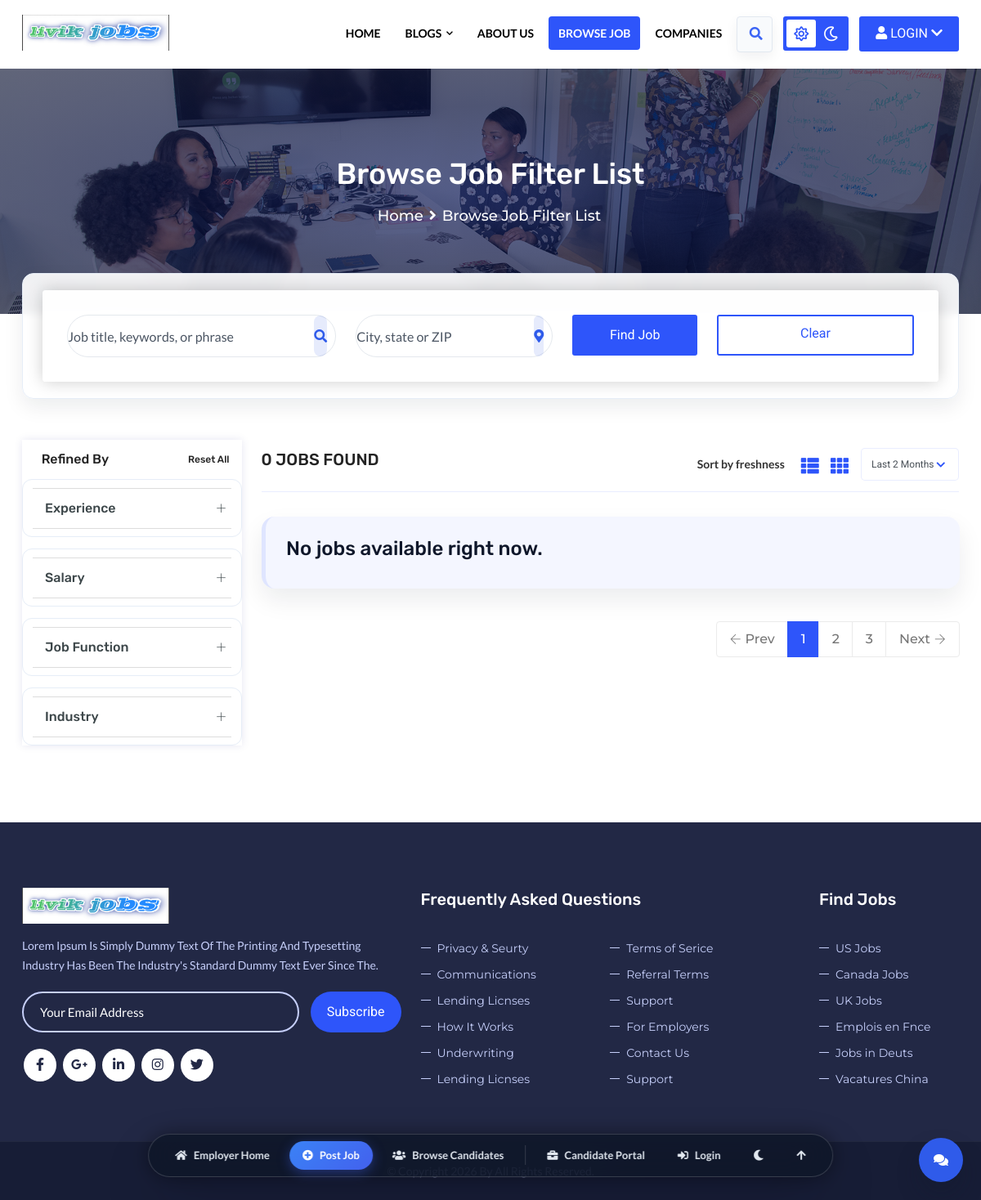
/employer/emp_browse_job_list/, run on an earlier commit of the app's database.
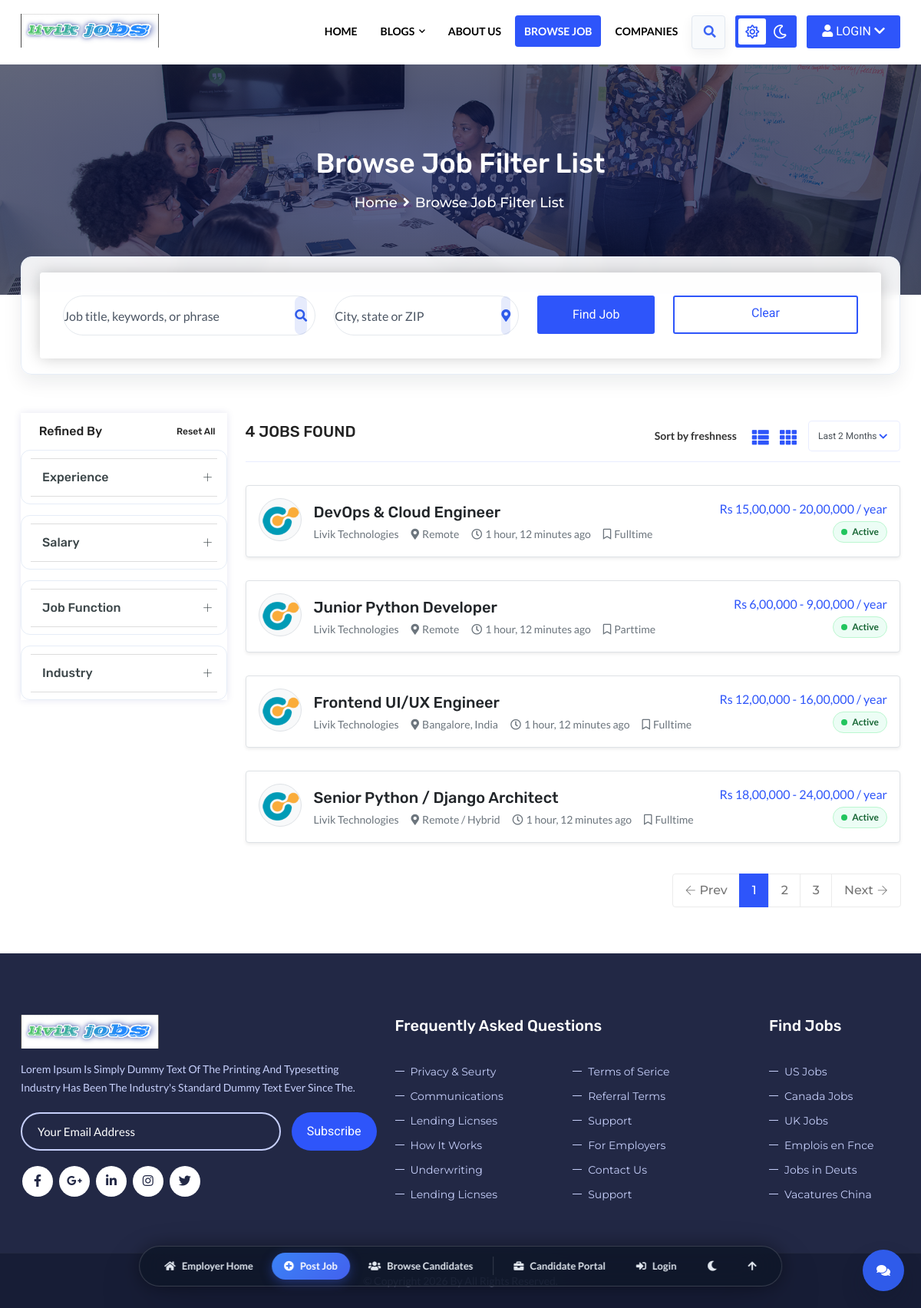
And on a later commit of the database.
### dashb2/models.py (models this page shows, shortened)
class Job(models.Model):
    user = models.ForeignKey(User, related_name='jobs', on_delete=models.CASCADE)  # better related_name
    job_title = models.CharField(max_length=300)
    description = models.TextField()  # Changed to TextField
    tags = models.CharField(max_length=40, blank=True)
    location = models.CharField(max_length=300, blank=True)
    job_type = models.CharField(choices=JOB_TYPE, max_length=20)
    salary = models.CharField(max_length=30, blank=True)
    company_name = models.CharField(max_length=300, blank=True)
    last_date = models.DateField()
    url = models.URLField(blank=True, null=True)  # ADD THIS LINE - make it optional
    is_published = models.BooleanField(default=False)
    is_closed = models.BooleanField(default=False)
    created_at = models.DateTimeField(auto_now_add=True)
    updated_at = models.DateTimeField(auto_now_add=True)
    file_upload = models.ImageField(upload_to='job_logo', null=True, blank=True)

### site2/views.py (the view)
# urls.py: path('emp_browse_job_list/', views.emp_browse_job_list),
def emp_browse_job_list(request):
    jobs = Job.objects.filter(is_published=True)
    search_query = (request.GET.get('q') or '').strip()
    search_location = (request.GET.get('location') or '').strip()
    if search_query:
        jobs = jobs.filter(
            models.Q(job_title__icontains=search_query) |
            models.Q(description__icontains=search_query) |
            models.Q(company_name__icontains=search_query)
        )
    if search_location:
        jobs = jobs.filter(location__icontains=search_location)
    jobs = jobs.order_by('-created_at')
    return render(request, 'emp_browse_job_list.html', {
        'jobs': jobs,
        'search_query': search_query,
        'search_location': search_location,
    })

### site2/templates2/emp_browse_job_list.html (shortened to what this page needs)
{% extends 'emp_base.html' %}
{% load static %}
{% block content %}
    <div class="page-content bg-white">
        <div class="dez-bnr-inr overlay-black-middle" style="background-image:url(images/banner/bnr1.jpg);">
            <div class="container">
                <div class="dez-bnr-inr-entry">
                    <h1 class="text-white">Browse Job Filter List</h1>
					<div class="breadcrumb-row">
						<ul class="list-inline">
							<li><a href="/employer/">Home</a></li>
							<li>Browse Job Filter List</li>
						</ul>
					</div>
                </div>
            </div>
        </div>
		<div class="section-full browse-job-find">
			<div class="container">
				<div class="find-job-bx">
					<form class="dezPlaceAni" method="get" action="/emp_browse_job_list/">
						<div class="row">
							<div class="col-lg-4 col-md-6">
								<div class="form-group">
									<div class="input-group">
										<input type="text" class="form-control" name="q" value="{{ search_query }}" placeholder="Job title, keywords, or phrase">
										<div class="input-group-append">
										  <span class="input-group-text"><i class="fa fa-search"></i></span>
										</div>
									</div>
								</div>
							</div>
							<div class="col-lg-3 col-md-6">
								<div class="form-group">
									<div class="input-group">
										<input type="text" class="form-control" name="location" value="{{ search_location }}" placeholder="City, state or ZIP">
										<div class="input-group-append">
										  <span class="input-group-text"><i class="fas fa-map-marker-alt"></i></span>
										</div>
									</div>
								</div>
							</div>
							<div class="col-lg-2 col-md-6">
								<button type="submit" class="site-button btn-block">Find Job</button>
							</div>
							<div class="col-lg-3 col-md-6">
								<a class="site-button outline outline-2 btn-block mt-3 mt-lg-0" href="/emp_browse_job_list/">Clear</a>
							</div>
						</div>
					</form>
				</div>
			</div>
		</div>
        <div class="content-block">
			<div class="section-full browse-job p-b50">
				<div class="container">
					<div class="row">
						<div class="col-xl-3 col-lg-4 col-md-5 m-b30">
							<aside id="accordion1" class="sticky-top sidebar-filter">
								<h6 class="title"> Refined By <a href="javascript:void(0);" class="font-12 float-end">Reset All</a></h6>
								<div class="panel">
									<div class="acod-head">
										<h6 class="acod-title">
											<a data-bs-toggle="collapse" href="#experience" class="collapsed">
												Experience
											</a>
										</h6>
									</div>
								</div>
								<div class="panel">
									<div class="acod-head">
										<h6 class="acod-title">
											<a data-bs-toggle="collapse"  href="#salary" class="collapsed" >
												Salary
											</a>
										</h6>
									</div>
								</div>
								<div class="panel">
									<div class="acod-head">
										<h6 class="acod-title">
											<a data-bs-toggle="collapse"  href="#job-function" class="collapsed" >
												Job Function
											</a>
										</h6>
									</div>
								</div>
								<div class="panel">
									<div class="acod-head">
										<h6 class="acod-title">
											<a data-bs-toggle="collapse"  href="#industry" class="collapsed" >
												Industry
											</a>
										</h6>
									</div>
								</div>
							</aside>
						</div>
						<div class="col-xl-9 col-lg-8 col-md-7">
							<div class="job-bx-title clearfix">
								<h5 class="font-weight-700 float-start text-uppercase">{{ jobs|length }} Jobs Found</h5>
								<div class="float-end">
									<span class="select-title">Sort by freshness</span>
									<div class="float-end p-tb5 p-r10">
										<a href="browse-job-filter-list.html" class="p-lr5"><i class="fa fa-th-list"></i></a>
										<a href="browse-job-filter-grid.html" class="p-lr5"><i class="fa fa-th"></i></a>
									</div>
								</div>
							</div>
							<ul class="post-job-bx emp-job-list">
								{% for job in jobs %}
								<li>
									<div class="post-bx p-3 border rounded shadow-sm bg-white emp-job-card">
										<div class="d-flex align-items-center">
											<div class="job-post-company me-3">
												<a href="javascript:void(0);" class="d-inline-flex align-items-center justify-content-center border rounded-circle bg-light" style="width:56px;height:56px;">
													{% if job.file_upload %}
													<img alt="" src="{{ job.file_upload.url }}" class="img-fluid rounded-circle"/>
													{% else %}
													<img alt="" src="{% static 'images/logo/icon1.png' %}" class="img-fluid rounded-circle"/>
													{% endif %}
												</a>
											</div>
											<div class="flex-grow-1">
												<h5 class="mb-1">
													<a href="javascript:void(0);" class="text-dark">{{ job.job_title }}</a>
												</h5>
												<div class="text-muted small d-flex flex-wrap gap-3">
													<span class="fw-semibold text-secondary">{{ job.company_name|default:"Company" }}</span>
													<span><i class="fas fa-map-marker-alt me-1"></i>{{ job.location|default:"Location not specified" }}</span>
													<span><i class="far fa-clock me-1"></i>{{ job.created_at|timesince }} ago</span>
													<span><i class="far fa-bookmark me-1"></i>{{ job.job_type }}</span>
												</div>
											</div>
											<div class="text-end">
												<div class="text-primary fw-semibold mb-1">{{ job.salary|default:"Salary not disclosed" }}</div>
												{% if job.is_closed %}
													<span class="status-pill status-closed"><span class="status-dot"></span>Deactivated</span>
												{% else %}
													<span class="status-pill status-active"><span class="status-dot"></span>Active</span>
												{% endif %}
											</div>
										</div>
									</div>
								</li>
								{% empty %}
								<li>
									<div class="post-bx cinema-3d-card" data-cinema-tilt-3d>
										<div class="job-post-info">
											<h4>No jobs available right now.</h4>
										</div>
									</div>
								</li>
								{% endfor %}
							</ul>
							<div class="pagination-bx float-end m-t30">
								<ul class="pagination">
									<li class="previous"><a href="javascript:void(0);"><i class="ti-arrow-left"></i> Prev</a></li>
									<li class="active"><a href="javascript:void(0);">1</a></li>
									<li><a href="javascript:void(0);">2</a></li>
									<li><a href="javascript:void(0);">3</a></li>
									<li class="next"><a href="javascript:void(0);">Next <i class="ti-arrow-right"></i></a></li>
								</ul>
							</div>
						</div>
					</div>
				</div>
			</div>
		</div>
    </div>
{% endblock %}

### site2/templates2/emp_base.html (shortened to what this page needs)
<!DOCTYPE html>
<html lang="en">
<head>
	{% load static %}
	<link rel="stylesheet" type="text/css" href="{% static 'css/plugins.css' %}">
	<link rel="stylesheet" type="text/css" href="{% static 'css/style.css' %}">
	<link rel="stylesheet" type="text/css" href="{% static 'css/templete.css' %}">
	<link class="skin" rel="stylesheet" type="text/css" href="{% static 'css/skin/skin-1.css' %}">
	<link rel="stylesheet" type="text/css" href="{% static 'css/dark-layout.css' %}">
	<link rel="stylesheet" type="text/css" href="{% static 'css/style1.css' %}">
	<link rel="stylesheet" type="text/css" href="{% static 'css/cinema-ui.css' %}">
</head>
<body id="bg" class="resume-inspired">
<div class="page-wraper">
    <header class="site-header mo-left header fullwidth">
        <div class="sticky-header main-bar-wraper navbar-expand-lg">
            <div class="main-bar clearfix">
                <div class="container clearfix">
                    <div class="logo-header mostion logo-dark">
						<a href="/employer/"><img src="{% static 'images/LOGO.jpg' %}" alt=""></a>
					</div>
                    <div class="extra-nav">
                        <div class="extra-cell">
							<a href="javascript:void(0);" class="layout-btn">
							</a>
							<div class="dropdown">
							<a href="" class="site-button" ><i class="fa fa-user"></i> LOGIN <i class="fa fa-chevron-down"></i></a>
							</div>
						</div>
                    </div>
                    <div class="header-nav navbar-collapse collapse justify-content-start" id="navbarNavDropdown">
						<ul class="nav navbar-nav">
							<li>
								<a href="/employer/emp/">Home</a>
							</li>
							<li>
								<a href="javascript:void(0);">Blogs <i class="fa fa-chevron-down"></i></a>
							</li>
							<li>
								<a href="/employer/emp_about_us/" class="dez-page">About Us</a>
							</li>
							<li>
								<a href="/employer/emp_browse_job_list/" >browse job</a>
							</li>
						<li>
							<a href="/employer/emp_companies/" class="dez-page">companies</a>
						</li>
						<li class="nav-search-item d-none d-lg-flex">
							<a class="nav-search-link" href="/employer/emp_search/" aria-label="Search">
								<i class="fa fa-search"></i>
							</a>
						</li>
						</ul>
                    </div>
                </div>
            </div>
        </div>
    </header>
    {% block content %}
    {% endblock %}
    <footer class="site-footer">
        <div class="footer-top">
            <div class="container">
                <div class="row">
					<div class="col-xl-5 col-lg-4 col-md-12 col-sm-12">
                        <div class="widget">
							<div class="logo-white">
								<img class="logo m-b15" src="{% static 'images/LOGO.jpg' %}" width="180" alt=""/>
							</div>
							<p class="text-capitalize m-b20">Lorem Ipsum is simply dummy text of the printing and typesetting industry has been the industry's standard dummy text ever since the.</p>
                            <div class="subscribe-form m-b20">
								<form class="dzSubscribe" action="https://job-board-html.vercel.app/script/mailchamp.php" method="post">
									<div class="input-group">
										<input name="dzEmail" required="required"  class="form-control" placeholder="Your Email Address" type="email">
										<span class="input-group-btn">
											<button name="submit" value="Submit" type="submit" class="site-button radius-xl">Subscribe</button>
										</span>
									</div>
								</form>
							</div>
							<ul class="list-inline m-a0">
								<li><a target="_blank" href="https://www.facebook.com/" class="site-button white facebook circle "><i class="fab fa-facebook-f"></i></a></li>
								<li><a target="_blank" href="https://www.google.com/" class="site-button white google-plus circle "><i class="fab fa-google-plus-g"></i></a></li>
								<li><a target="_blank" href="https://www.linkedin.com/" class="site-button white linkedin circle "><i class="fab fa-linkedin-in"></i></a></li>
								<li><a target="_blank" href="https://www.instagram.com/" class="site-button white instagram circle "><i class="fab fa-instagram"></i></a></li>
								<li><a target="_blank" href="https://twitter.com/" class="site-button white twitter circle "><i class="fab fa-twitter"></i></a></li>
							</ul>
                        </div>
                    </div>
					<div class="col-xl-5 col-lg-5 col-md-8 col-sm-8 col-12">
                        <div class="widget border-0">
                            <h5 class="m-b30 text-white">Frequently Asked Questions</h5>
                            <ul class="list-2 list-line">
                                <li><a href="javascript:void(0);">Privacy & Seurty</a></li>
                                <li><a href="javascript:void(0);">Terms of Serice</a></li>
                                <li><a href="javascript:void(0);">Communications</a></li>
                                <li><a href="javascript:void(0);">Referral Terms</a></li>
                                <li><a href="javascript:void(0);">Lending Licnses</a></li>
								<li><a href="javascript:void(0);">Support</a></li>
                                <li><a href="javascript:void(0);">How It Works</a></li>
                                <li><a href="javascript:void(0);">For Employers</a></li>
                                <li><a href="javascript:void(0);">Underwriting</a></li>
                                <li><a href="javascript:void(0);">Contact Us</a></li>
								<li><a href="javascript:void(0);">Lending Licnses</a></li>
								<li><a href="javascript:void(0);">Support</a></li>
                            </ul>
                        </div>
                    </div>
					<div class="col-xl-2 col-lg-3 col-md-4 col-sm-4 col-12">
                        <div class="widget border-0">
                            <h5 class="m-b30 text-white">Find Jobs</h5>
                            <ul class="list-2 w10 list-line">
                                <li><a href="javascript:void(0);">US Jobs</a></li>
                                <li><a href="javascript:void(0);">Canada Jobs</a></li>
                                <li><a href="javascript:void(0);">UK Jobs</a></li>
                                <li><a href="javascript:void(0);">Emplois en Fnce</a></li>
                                <li><a href="javascript:void(0);">Jobs in Deuts</a></li>
								<li><a href="javascript:void(0);">Vacatures China</a></li>
                            </ul>
                        </div>
                    </div>
				</div>
            </div>
        </div>
        <div class="footer-bottom">
            <div class="container">
                <div class="row">
                    <div class="col-lg-12 text-center">
						<span> © Copyright  2026 by <a href="https://dexignzone.com/" target="_blank"> </a> All rights reserved.</span>
					</div>
                </div>
            </div>
        </div>
    </footer>
</div>
<div class="chatbot-widget" id="chatbotWidget">
	<button class="chatbot-toggle" id="chatbotToggle" aria-label="Open chat">
		<i class="fa fa-comments"></i>
	</button>
</div>
<div class="cinema-floating-dock" id="cinemaQuickDockEmp">
	<a href="/employer/" class="cinema-dock-btn"><i class="fa fa-home"></i> Employer Home</a>
	<a href="/dashboard2/emp_post_job/" class="cinema-dock-btn primary"><i class="fa fa-plus-circle"></i> Post Job</a>
	<a href="/employer/emp_browse_job_list/" class="cinema-dock-btn"><i class="fa fa-users"></i> Browse Candidates</a>
	<a href="/" class="cinema-dock-btn"><i class="fa fa-briefcase"></i> Candidate Portal</a>
	{% if user.is_authenticated %}
	<a href="/dashboard2/emp_index/" class="cinema-dock-btn"><i class="fa fa-tachometer-alt"></i> Dashboard</a>
	{% else %}
	<a href="/account/emp_login/" class="cinema-dock-btn"><i class="fa fa-sign-in-alt"></i> Login</a>
	{% endif %}
	<button type="button" class="cinema-dock-btn" id="dockThemeBtn" title="Toggle Dark Mode"><i class="fa fa-moon" id="dockThemeIcon"></i></button>
	<button type="button" class="cinema-dock-btn" onclick="window.scrollTo({top: 0, behavior: 'smooth'});" title="Return to Top"><i class="fa fa-arrow-up"></i></button>
</div>
</body>
</html>

What changed in the data, as far as the page shows it:
added Job: job_title "DevOps & Cloud Engineer", company_name "Livik Technologies", location "Remote", created_at "1 hour, 12 minutes", job_type "Fulltime", salary "Rs 15,00,000 - 20,00,000 / year", is_closed False (drawn)
added Job: job_title "Junior Python Developer", company_name "Livik Technologies", location "Remote", created_at "1 hour, 12 minutes", job_type "Parttime", salary "Rs 6,00,000 - 9,00,000 / year", is_closed False (drawn)
added Job: job_title "Frontend UI/UX Engineer", company_name "Livik Technologies", location "Bangalore, India", created_at "1 hour, 12 minutes", job_type "Fulltime", salary "Rs 12,00,000 - 16,00,000 / year", is_closed False (drawn)
added Job: job_title "Senior Python / Django Architect", company_name "Livik Technologies", location "Remote / Hybrid", created_at "1 hour, 12 minutes", job_type "Fulltime", salary "Rs 18,00,000 - 24,00,000 / year", is_closed False (drawn)
Also different on the page:
{{ jobs|length }}: "0" → "4"
text no longer shown: "No jobs available right now."
